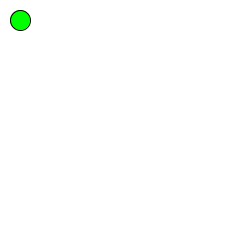
Frame 1 (no input)
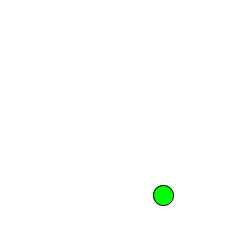
Frame 60 (the mouse pressed at the canvas centre just before this capture)
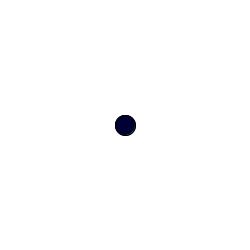
Frame 120 (the mouse held since frame 60 and released just before this capture)

The Processing sketch that drew these frames (run headless with seeded random() and noise(); from frame 60 on, the mouse is pressed at the canvas centre):

// Processing sketch: processing_106552
// ── processing_106552.pde

int x = 20;
int y = 20;

int dx = 11;
int dy = 5;

void setup() {  //setup function called initially, only once
  size(250, 250);
}

void draw() {  //draw function loops 
 
    background (255,255,255);
    
    fill(0,255,0);
    ellipse(x,y,20,20);
    
    
    if (y<0) {
        dy = -dy;
    }
    if (y>250) {
        dy = -dy;  
    }
    if (x<0) {
        dx = -dx;
    }
    if (x>250) {
        dx = -dx;  
    }
    
    y = y+dy;
    x = x+dx;
    
    if (mousePressed) {
    x = mouseX;
    y = mouseY;
    fill (0,0,50);
    ellipse (x,y,20,20);
    }
}
